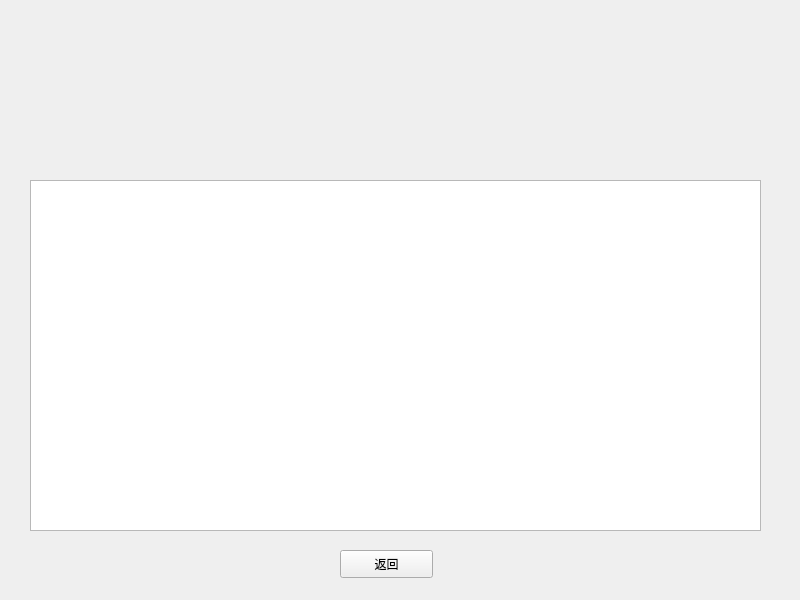
<?xml version="1.0" encoding="UTF-8"?>
<ui version="4.0">
 <class>housePage</class>
 <widget class="QWidget" name="housePage">
  <property name="geometry">
   <rect>
    <x>0</x>
    <y>0</y>
    <width>800</width>
    <height>600</height>
   </rect>
  </property>
  <property name="windowTitle">
   <string>Form</string>
  </property>
  <widget class="QTableView" name="tableView">
   <property name="geometry">
    <rect>
     <x>30</x>
     <y>180</y>
     <width>731</width>
     <height>351</height>
    </rect>
   </property>
  </widget>
  <widget class="QLabel" name="label">
   <property name="geometry">
    <rect>
     <x>220</x>
     <y>20</y>
     <width>331</width>
     <height>141</height>
    </rect>
   </property>
   <property name="text">
    <string/>
   </property>
   <property name="pixmap">
    <pixmap resource="image.qrc">:/resource/pokemons2.png</pixmap>
   </property>
   <property name="scaledContents">
    <bool>true</bool>
   </property>
  </widget>
  <widget class="QPushButton" name="pushButton">
   <property name="geometry">
    <rect>
     <x>340</x>
     <y>550</y>
     <width>93</width>
     <height>28</height>
    </rect>
   </property>
   <property name="text">
    <string>返回</string>
   </property>
  </widget>
 </widget>
 <resources>
  <include location="image.qrc"/>
 </resources>
 <connections/>
</ui>
